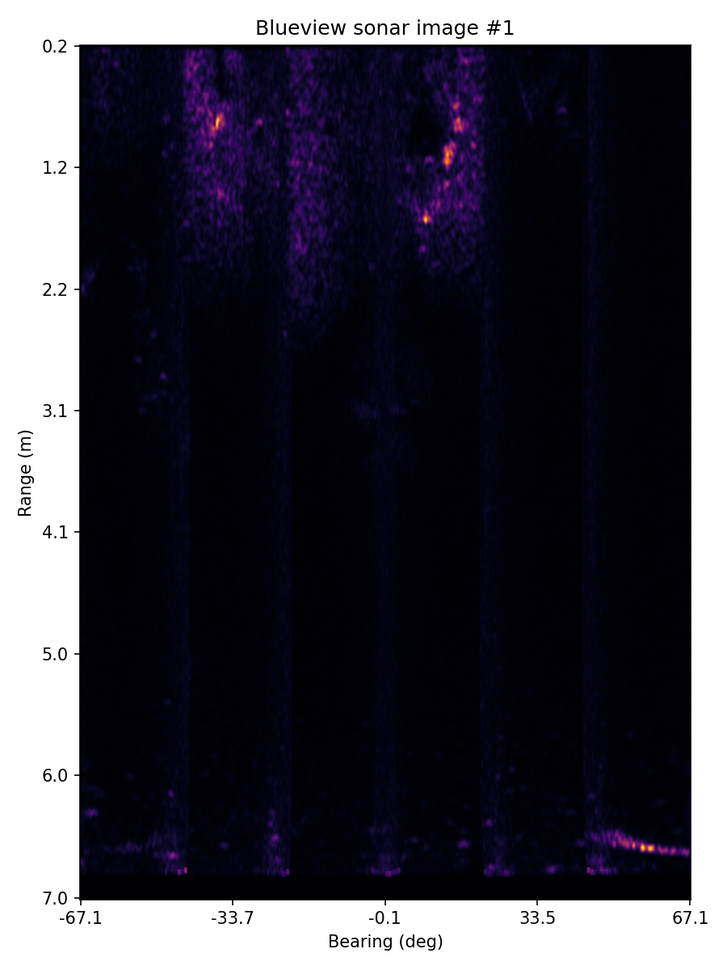
#> input picture seabed_to_sky/ros2_ws/src/images/sonar_01_20260311_125540_346.png, 727 x 970 px, shrunk from 900 x 1200 before the run; its folder holds only this picture in this run
$ jupyter execute --allow-errors sonar_image_analysis.ipynb
#> lines starting #> are read from the running program, lines starting #| are printed output that depends on the picture; after the words box and inside, x2 and y2 are one past the last pixel; in counts of white or black regions, pixels touching at a corner belong together
# Sonar Image Analysis — Leading Edge

1. Load all PNG images + intensity statistics
2. Apply and compare different filters
3. Each filtered image with its leading edge overlaid
4. Quantitative comparison of leading edges across filters

> **Note:** PNGs are matplotlib preview figures. The loader crops the sonar plot area
> automatically by detecting the dark background region.

[cell 1]
import glob, os
import cv2
import numpy as np
import matplotlib.py
IMAGES_DIR = 'images'
THRESHOLD  = 1   # tune this — used in Sections 3 and 4
IMG_IDX    = 0    # which image to use in Sections 2, 3, 4

print('Images directory:', IMAGES_DIR)
print('Exists:', os.path.isdir(IMAGES_DIR))

---
## Section 1 — Load images & intensity statistics

[cell 2]
def crop_sonar_from_figure(path):
    """Crop the sonar plot area from a matplotlib preview PNG.
    Detects the axes region by finding rows/cols whose median R-channel
    value is below 20 (the inferno dark background)."""
#> called with path = 'images/sonar_01_20260311_125540_346.png'
    img_color = cv2.imread(path, cv2.IMREAD_COLOR)
#> img_color is the input picture: shape (970, 727, 3); mean B, G, R 75.8, 65.8, 67.5
    r = img_color[:, :, 2]
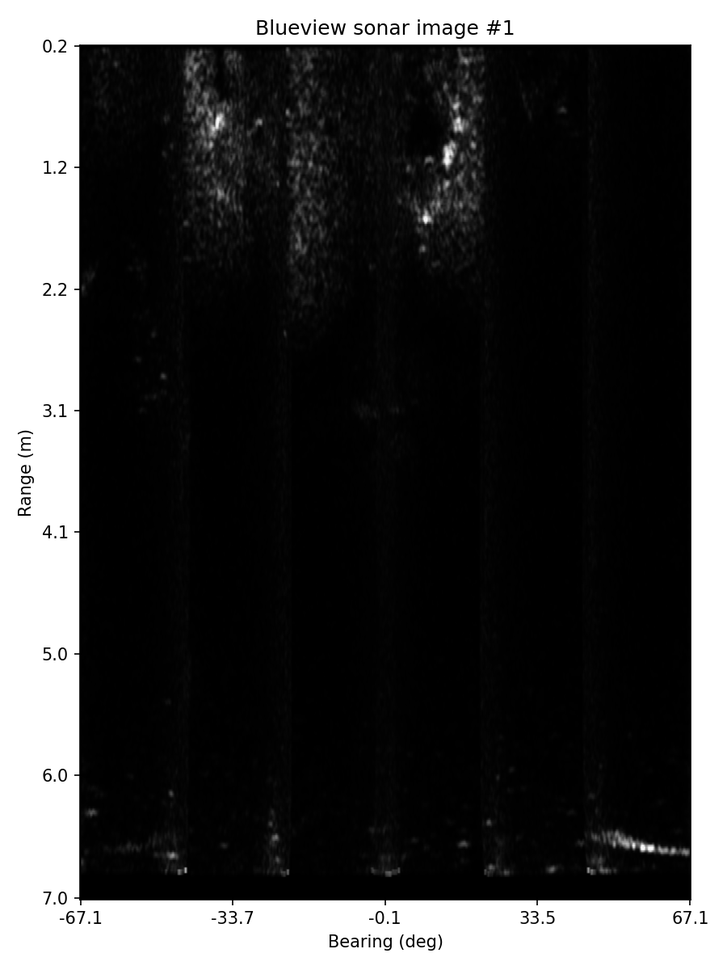
#> r: shape (970, 727); min 0, max 255, mean 67.5
    row_med = np.median(r, axis=1)
#> row_med = 970 values, max 255 at index 0, min 0 at index 45, mean 32.32
    col_med = np.median(r, axis=0)
#> col_med = 727 values, max 255 at index 0, min 0 at index 80, mean 41.46
    plot_rows = np.where(row_med < 20)[0]
#> plot_rows = 855 values from 45 to 899
    plot_cols = np.where(col_med < 20)[0]
#> plot_cols = 611 values from 80 to 690
    if len(plot_rows) == 0 or len(plot_cols) == 0:
        return cv2.cvtColor(img_color, cv2.COLOR_BGR2GRAY)
    crop = img_color[plot_rows[0]:plot_rows[-1]+1,
                     plot_cols[0]:plot_cols[-1]+1]
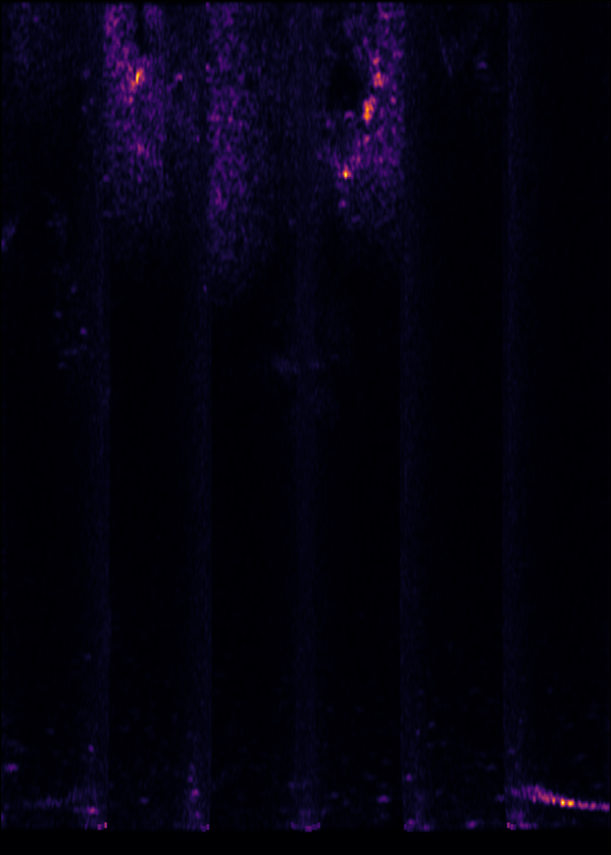
#> crop: shape (855, 611, 3); mean B, G, R 15.4, 1.9, 4.2
    return cv2.cvtColor(crop, cv2.COLOR_BGR2GRAY)
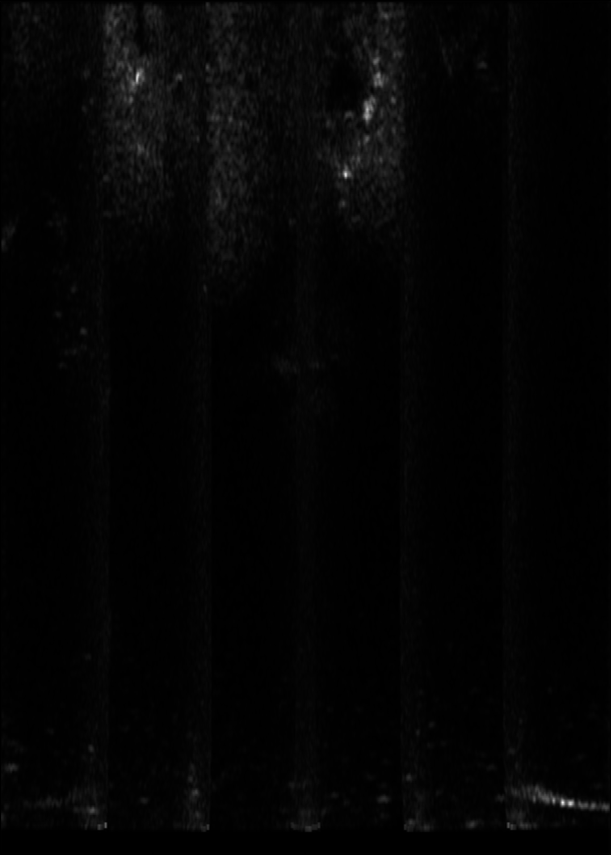
#> returned value: shape (855, 611); min 0, max 238, mean 4.2


png_files = sorted(glob.glob(os.path.join(IMAGES_DIR, 'sonar_*.png')))
print(f'Found {len(png_files)} images\n')

scans = []
for path in png_files:
    img = crop_sonar_from_figure(path)
    scans.append({'image': img, 'name': os.path.basename(path)})

# Intensity statistics
print(f'{"Image":<40} {"Min":>5} {"Max":>5} {"Mean":>7} {"Std":>7}  Shape')
print('-' * 78)
for sc in scans:
    img = sc['image']
    print(f'{sc["name"]:<40} {img.min():>5} {img.max():>5} '
          f'{img.mean():>7.1f} {img.std():>7.1f}  {img.shape}')
#> this loop made 1 pass
#| sonar_01_20260311_125540_346.png             0   238     4.2     7.5  (855, 611)

# Histograms
n = len(scans)
#> n = 1
#> (the rest of this cell did not finish here and is left out)

---
## Section 2 — Filter comparison

Four filters + raw reference on one image.
Change `IMG_IDX` in the first cell to inspect a different ping.

[cell 3]
raw = scans[IMG_IDX]['image'].astype(np.float32)
H, W = raw.shape
#> H = 855; W = 611


def f_raw(img):
    return np.clip(img, 0, 255).astype(np.uint8)


def f_median(img):
    return cv2.medianBlur(np.clip(img, 0, 255).astype(np.uint8), 5)


def f_nlm_denoise(img):
    return cv2.fastNlMeansDenoising(
        np.clip(img, 0, 255).astype(np.uint8),
        h=10, templateWindowSize=7, searchWindowSize=21)


def f_gaussian(img):
    return cv2.GaussianBlur(np.clip(img, 0, 255).astype(np.uint8), (5, 5), 1.5)


def f_horizontal_pipeline(img):
    img = np.maximum(0, img - np.quantile(img, 0.1, axis=1)[:, None])
    img = np.maximum(0, img - np.quantile(img, 0.1))
    if img.max() > 0:
        img = (img / img.max() * 255).astype(np.uint8)
    else:
        img = img.astype(np.uint8)
    img *= cv2.threshold(img, 0, 1, cv2.THRESH_BINARY + cv2.THRESH_OTSU)[1]
    return img


FILTERS = {
    'Raw':                   f_raw,
    'Median (5x5)':          f_median,
    'NL-Means denoising':    f_nlm_denoise,
    'Gaussian (5x5 s=1.5)':  f_gaussian,
    'Pipeline horizontal':   f_horizontal_pipeline,
}

n_f = len(FILTERS)
#> (the rest of this cell did not finish here and is left out)

---
## Section 3 — Leading edge overlaid on each filtered image

Leading edge (first row >= `THRESHOLD` per beam column) shown in **lime**.

[cell 4]
def leading_edge(img, threshold):
    occupancy = img >= threshold
    edge_row  = np.argmax(occupancy, axis=0)
    valid     = occupancy[edge_row, np.arange(img.shape[1])]
    return edge_row, valid


n_f = len(FILTERS)
#> (the rest of this cell did not finish here and is left out)

---
## Section 4 — Leading edge comparison across filters

1. **Overlay** — all edges as curves on one plot
2. **Difference vs Raw** — row shift introduced by each filter per beam column
3. **Smoothness table** — std, mean bias, and max shift vs Raw

[cell 5]
# Compute edges for all filters (NaN for invalid columns)
beam_cols = np.arange(W)
#> beam_cols = 611 values from 0 to 610
edges = {}
for name, fn in FILTERS.items():
    filt = fn(raw.copy())
    edge_row, valid = leading_edge(filt, THRESHOLD)
    edge_f = edge_row.astype(float)
    edge_f[~valid] = np.nan
    edges[name] = edge_f
#> this loop made 5 passes
#> pass 1, in leading_edge, `occupancy = img >= threshold`:
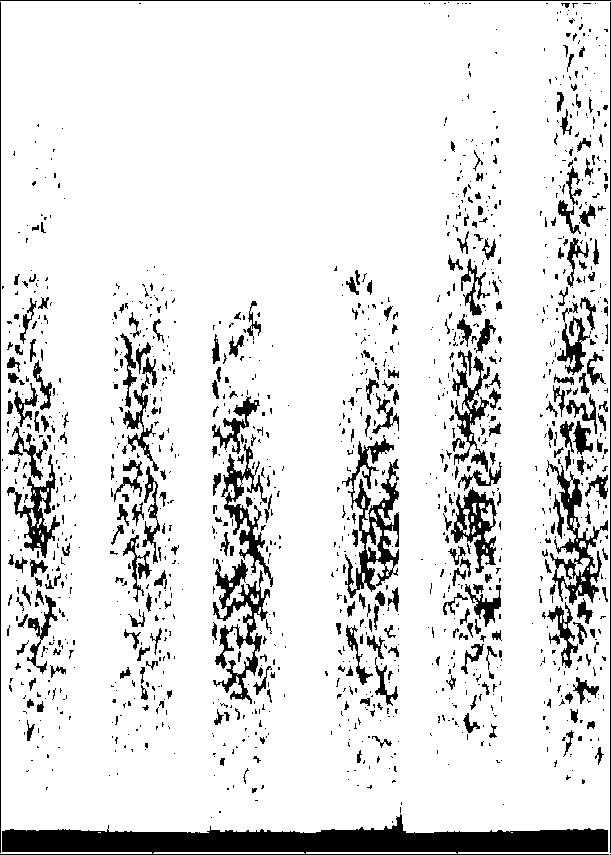
#> occupancy: shape (855, 611) bool; 88.3% white; 1323 black regions (1015 under 20 px), largest, box (x1, y1, x2, y2) and area: (0, 814, 609, 855) 13463, (342, 435, 399, 598) 3146, (213, 559, 270, 704) 2585
#> pass 2, in leading_edge (call 2), `occupancy = img >= threshold`:
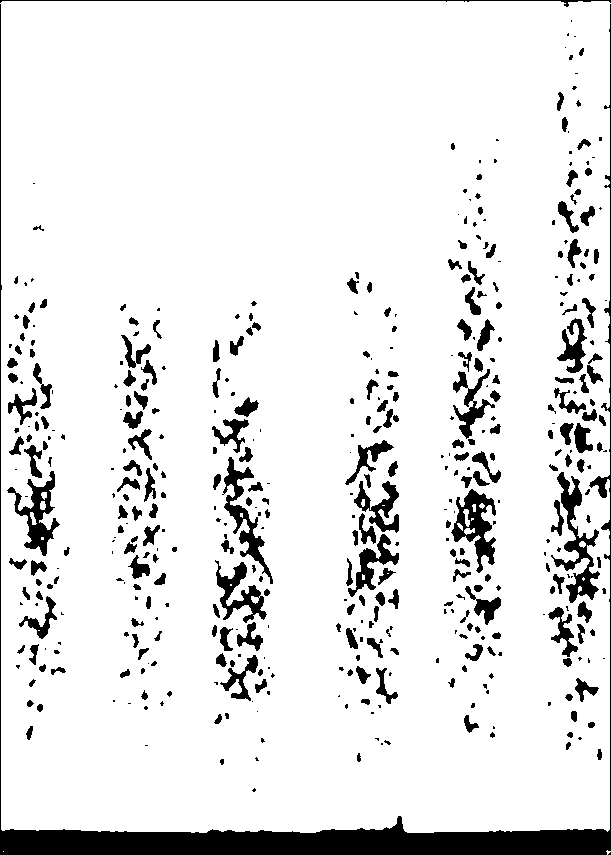
#> occupancy: shape (855, 611) bool; 90.1% white; 455 black regions (194 under 20 px), largest, box (x1, y1, x2, y2) and area: (0, 4, 611, 855) 16869, (551, 472, 600, 603) 1903, (451, 489, 496, 573) 1602
#> after the loop, edges = 5 items

#> (the rest of this cell did not finish here and is left out)

$ run again, on seabed_to_sky/ros2_ws/src/images/sonar_03_20260311_125540_747.png
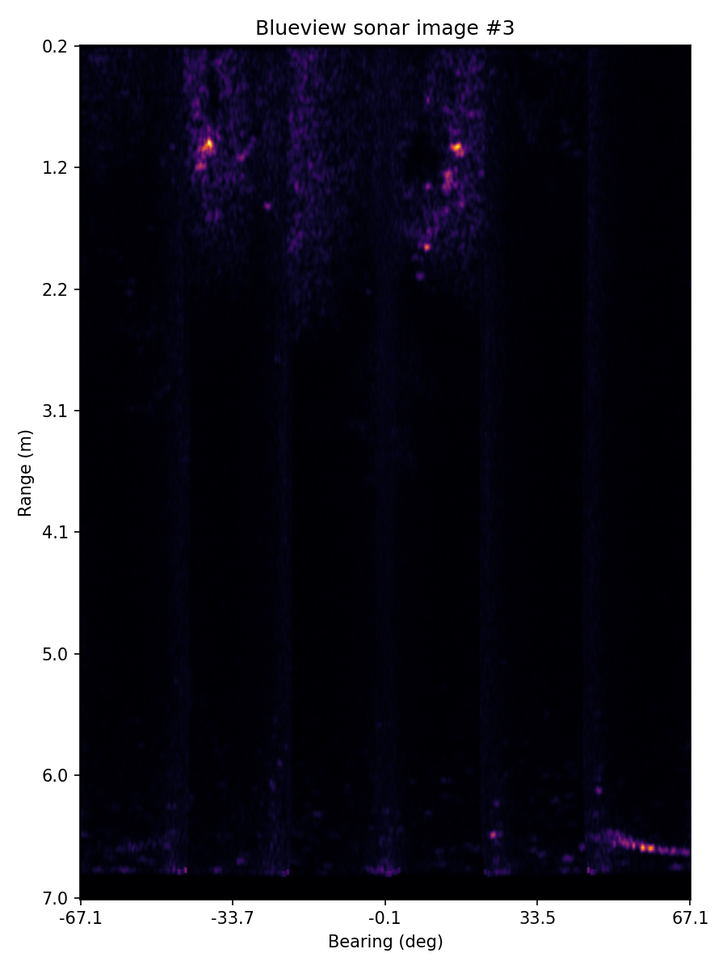
#> input picture seabed_to_sky/ros2_ws/src/images/sonar_03_20260311_125540_747.png, 727 x 970 px, shrunk from 900 x 1200 before the run
#> in crop_sonar_from_figure, img_color is the input picture: shape (970, 727, 3); mean B, G, R 73.8, 65.5, 66.6
#> row_med = 970 values, max 255 at index 0, min 0 at index 45, mean 31.51
#> col_med = 727 values, max 255 at index 0, min 0 at index 80, mean 41.16
#> plot_rows = 855 values from 45 to 899
#> plot_cols = 611 values from 80 to 690
#> in crop_sonar_from_figure, `return cv2.cvtColor(crop, cv2.COLOR_BGR2GRAY)`:
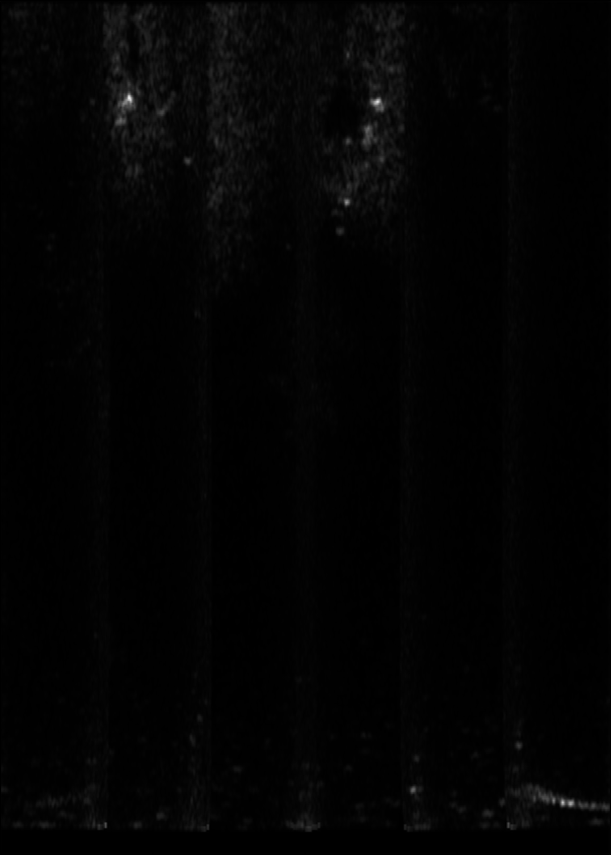
#> returned value: shape (855, 611); min 0, max 233, mean 3.2
#> the loop `for sc in scans:` made 1 pass
#| sonar_03_20260311_125540_747.png             0   233     3.2     6.1  (855, 611)
#> n = 1
#> the loop `for name, fn in FILTERS.items():` made 5 passes
#> pass 2, in leading_edge (call 2), `occupancy = img >= threshold`:
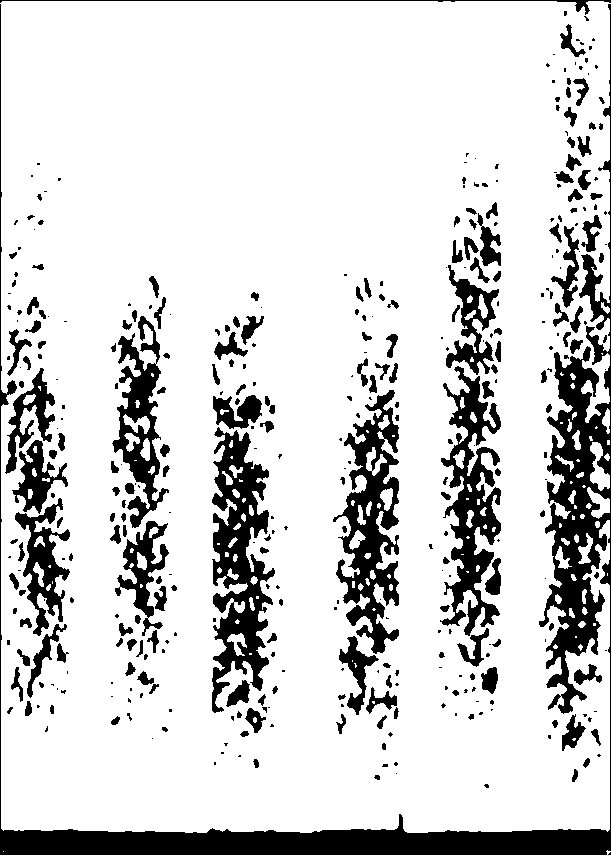
#> occupancy: shape (855, 611) bool; 83.1% white; 386 black regions (199 under 20 px), largest, box (x1, y1, x2, y2) and area: (0, 4, 611, 855) 30188, (212, 427, 275, 713) 8890, (333, 390, 399, 654) 7781
#> after the loop `for name, fn in FILTERS.items():`: edges = 5 items

$ run again, on seabed_to_sky/ros2_ws/src/images/sonar_03_20260407_174730_209.png
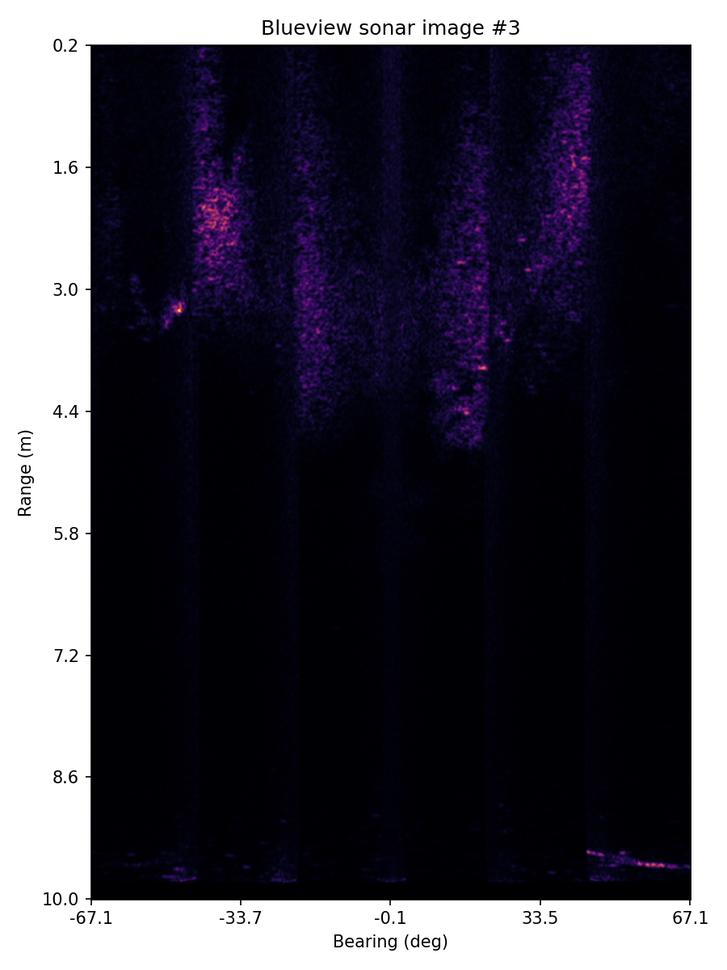
#> input picture seabed_to_sky/ros2_ws/src/images/sonar_03_20260407_174730_209.png, 727 x 970 px, shrunk from 900 x 1200 before the run
#> in crop_sonar_from_figure, img_color is the input picture: shape (970, 727, 3); mean B, G, R 79.5, 69.3, 71.3
#> row_med = 970 values, max 255 at index 0, min 0 at index 45, mean 32.58
#> col_med = 727 values, max 255 at index 0, min 0 at index 91, mean 45.29
#> plot_rows = 855 values from 45 to 899
#> plot_cols = 600 values from 91 to 690
#> in crop_sonar_from_figure, `return cv2.cvtColor(crop, cv2.COLOR_BGR2GRAY)`:
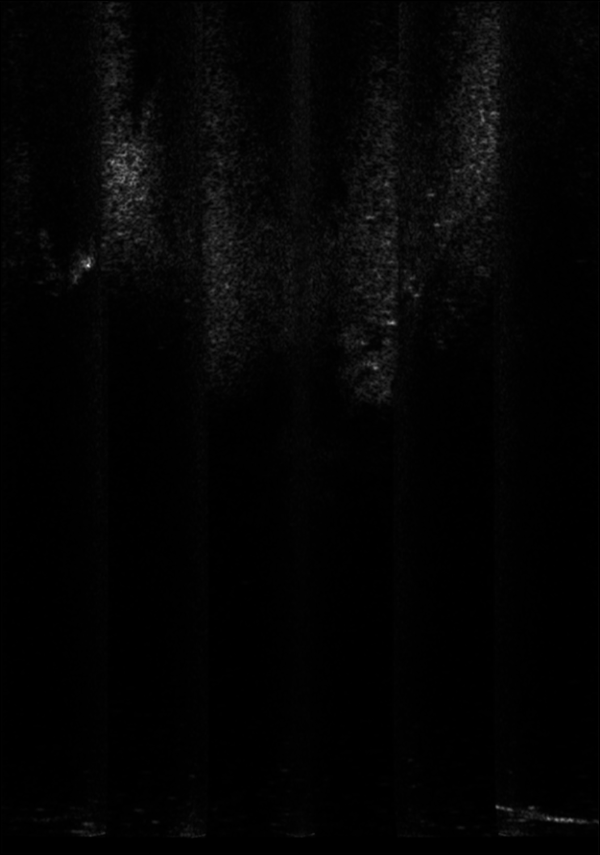
#> returned value: shape (855, 600); min 0, max 227, mean 4.4
#> the loop `for sc in scans:` made 1 pass
#| sonar_03_20260407_174730_209.png             0   227     4.4     8.0  (855, 600)
#> n = 1
#> the loop `for name, fn in FILTERS.items():` made 5 passes
#> pass 2, in leading_edge (call 2), `occupancy = img >= threshold`:
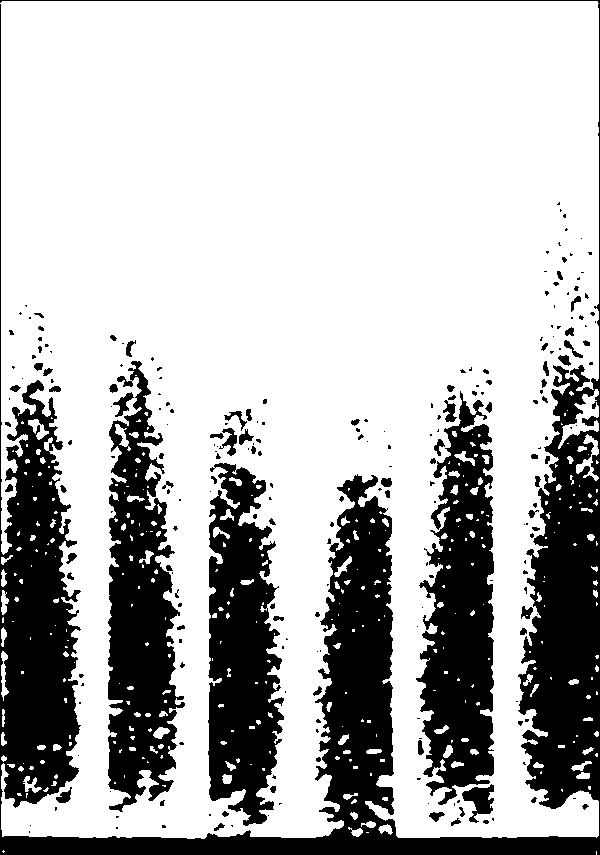
#> occupancy: shape (855, 600) bool; 72% white; 237 black regions (160 under 20 px), largest, box (x1, y1, x2, y2) and area: (0, 0, 600, 855) 79011, (416, 391, 494, 805) 20208, (108, 361, 185, 812) 20035
#> after the loop `for name, fn in FILTERS.items():`: edges = 5 items
